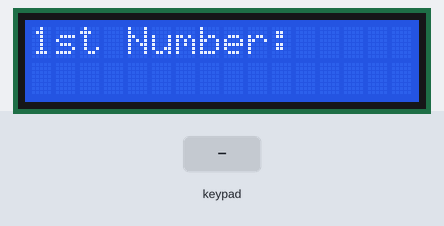
A sketch run on a simulated Arduino Uno, built with avr-gcc and run on an emulated ATmega328P. On the bench: 16×2 character LCD. The test bench sets the inputs (shaded band).

Above: at 1.2 s.
1.3 s: keypad keys 7 + 5 = pressed 0.4 s apart
At 3.1 s:
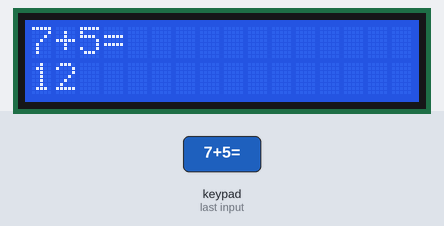
4.4 s: key 'C' pressed
At 5.6 s:
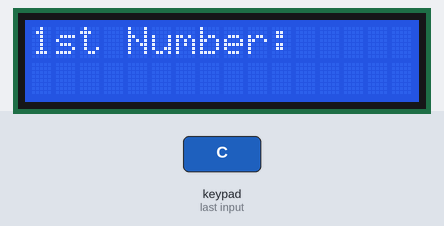
5.9 s: keypad keys 9 - 4 = pressed 0.4 s apart
At 8.1 s:
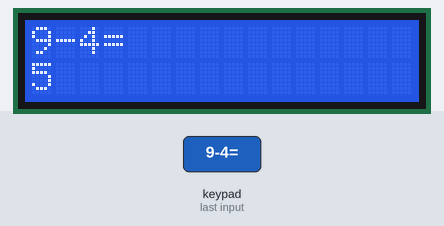
Timing chart, 0 to 9.6 s (numbered marks = the images above; inputs shaded):
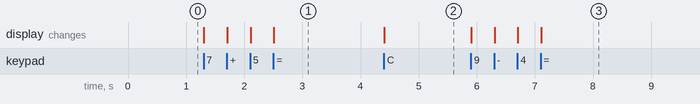

Measured:
- after the input at 1.3 s, the display: first changes at once (image 1 shows a later state)
- after the input at 4.4 s, the display: changes at once (image 2)
- after the input at 5.9 s, the display: first changes at once (image 3 shows a later state)

The sketch:

Cal_Keypad.ino
```cpp
#include <Keypad.h>
#include <LiquidCrystal.h>
LiquidCrystal lcd(12, 11, 5, 4, 3, 2);
const byte ROWS = 4;
const byte COLS = 4;

char hexaKeys[ROWS][COLS] = {
  {'7', '8', '9', '/'},
  {'4', '5', '6', '*'},
  {'1', '2', '3', '-'},
  {'C', '0', '=', '+'}
};

byte rowPins[ROWS] = {A0, A1, A2, A3};
byte colPins[COLS] = {9, 8, 7, 6};

Keypad customKeypad = Keypad(makeKeymap(hexaKeys), rowPins, colPins, ROWS, COLS);

// Variables to store user inputs
String inputString = "";
long firstNumber = 0;
long secondNumber = 0;
char op = ' ';
byte step = 0; // 0: First Number, 1: Operator, 2: Second Number, 3: Result

void setup() {
  lcd.begin(16, 2);
  resetCalculator();
}

void loop() {
  char key = customKeypad.getKey();

  if (key) {
    // Always clear if ON/C is pressed
    if (key == 'C') {
      resetCalculator();
      return;
    }

    if (step == 0) { // Asking for First Number
      if (key >= '0' && key <= '9') {
        inputString += key;
        lcd.setCursor(0, 1);
        lcd.print(inputString);
      } else if (inputString.length() > 0 && (key == '+' || key == '-' || key == '*' || key == '/')) {
        // If an operator is pressed, save first number and move directly to operator step
        firstNumber = inputString.toInt();
        inputString = "";
        op = key;
        step = 2; // Jump directly to asking for second number
        lcd.clear();
        lcd.print("2nd Number:");
      }
    }
    else if (step == 2) { // Asking for Second Number
      if (key >= '0' && key <= '9') {
        inputString += key;
        lcd.setCursor(0, 1);
        lcd.print(inputString);
      } else if (key == '=' && inputString.length() > 0) {
        secondNumber = inputString.toInt();
        inputString = "";
        calculateAndShowResult();
      }
    }
  }
}

void resetCalculator() {
  inputString = "";
  firstNumber = 0;
  secondNumber = 0;
  op = ' ';
  step = 0;
  lcd.clear();
  lcd.print("1st Number:");
}

void calculateAndShowResult() {
  lcd.clear();
  lcd.setCursor(0, 0);
  lcd.print(firstNumber);
  lcd.print(op);
  lcd.print(secondNumber);
  lcd.print("=");

  lcd.setCursor(0, 1);

  // Switch case for operations
  switch (op) {
    case '+':
      lcd.print(firstNumber + secondNumber);
      break;
    case '-':
      lcd.print(firstNumber - secondNumber);
      break;
    case '*':
      lcd.print(firstNumber * secondNumber);
      break;
    case '/':
      if (secondNumber == 0) {
        lcd.print("Error: Div by 0");
      } else {
        lcd.print((float)firstNumber / secondNumber);
      }
      break;
    default:
      lcd.print("Error");
      break;
  }

  step = 3; // Finished calculation. Press 'C' to start again.
}
```
